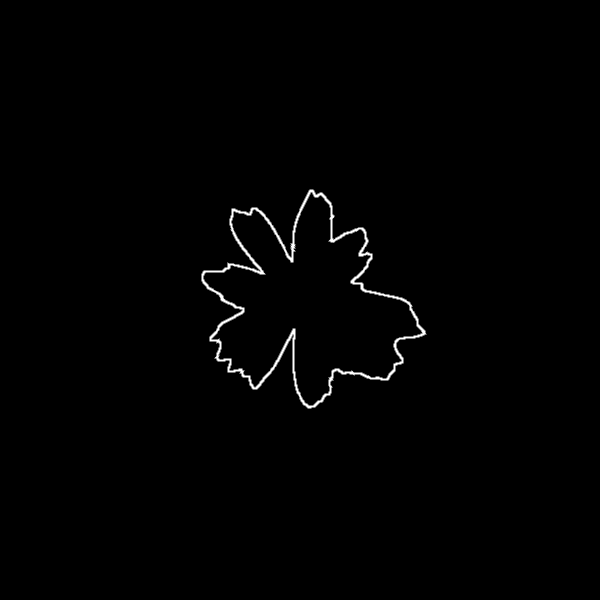
Frame 1 (no input)
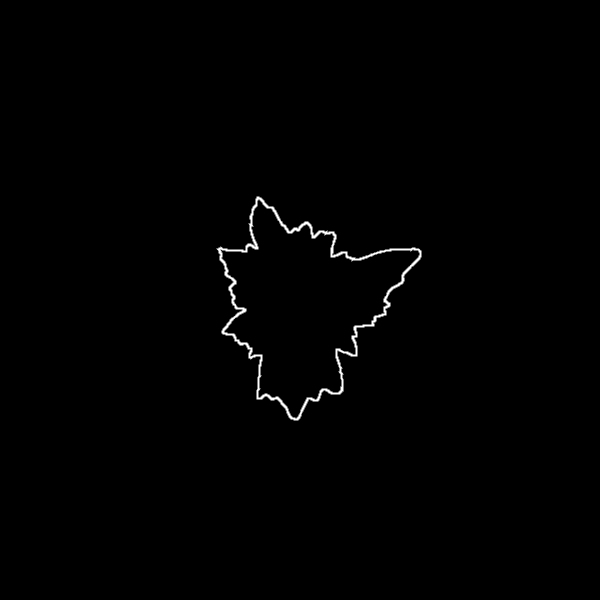
Frame 60 (the mouse pressed at the canvas centre just before this capture)
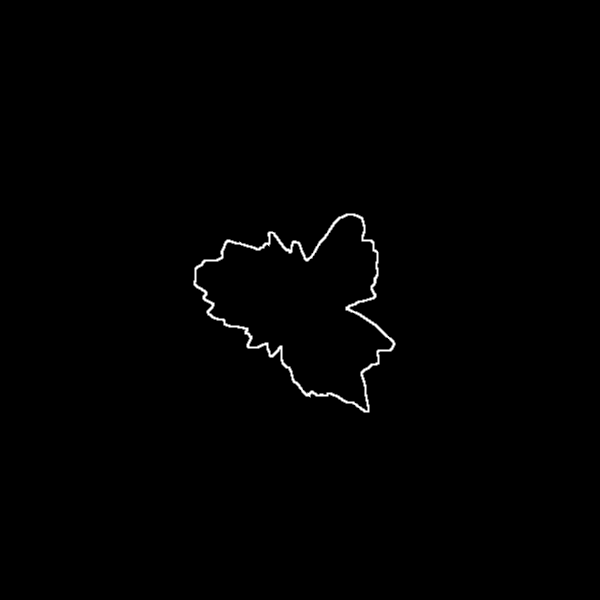
Frame 120 (the mouse held since frame 60 and released just before this capture)

The Processing sketch that drew these frames (run headless with seeded random() and noise(); from frame 60 on, the mouse is pressed at the canvas centre):

// Processing sketch: Perlin_GIF_Loop
// ── Perlin_GIF_Loop.pde
float phase = 0;
float zoff = 0;

void setup() {
  size (600, 600);
}

void draw() {
  background(0);
  translate(width/2, height/2);
  // stroke(random(160, 200), random(0, 10), 60)
  stroke(255);
  strokeWeight(2);
   noFill();
  //fill(20, 10);
  beginShape();
  float noiseMax = 5;
  //adjusting angle 'a' changes oscillation frequency
  for(float a = 0; a < TWO_PI; a+=0.0003) {
    // let r = 100 //radius
    // let r = random(50,100) //radius
    //Increment angle while keeping radius constant

    float xoff = map(cos(a+phase), -1, 1, 0, noiseMax);
    float yoff = map(sin(a+phase), -1, 1, 0, noiseMax);
    float r = map(noise(xoff, yoff, zoff), 0, 1, width/4, noiseMax);
    float x = r * cos(a);
    float y = r * sin(a);
    vertex(x,y);

  }
  endShape(CLOSE);

  phase += 0.01;
  zoff += .01;
  
}
